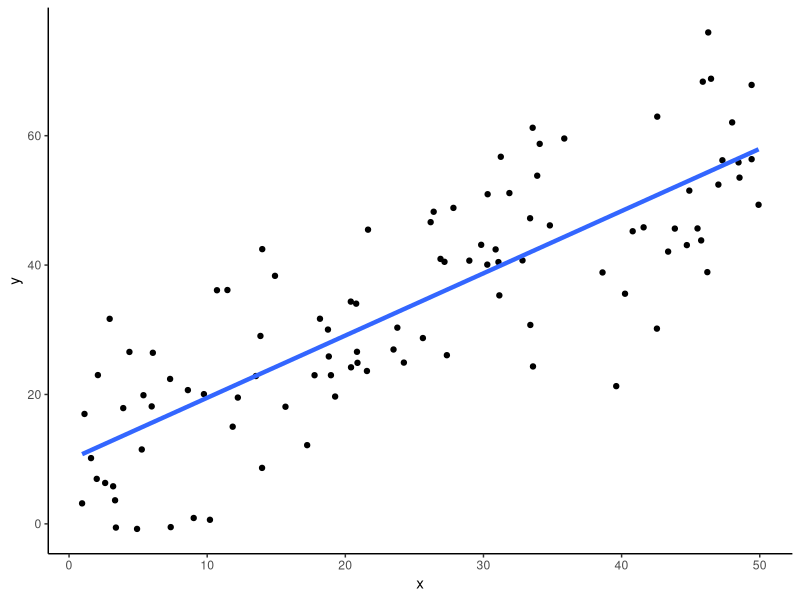

Here is the R script that generated this plot:
## ---- chunk 1
library(tidyverse)

set.seed(8931)
data <- tibble(
  x=runif(100, 0, 50),
  y=rnorm(100, x + 10, 10)
)

data %>%
  ggplot(aes(x=x, y=y)) +
  geom_point() +
  geom_smooth(method="lm", fill=NA, lwd=1.5, fullrange=TRUE)+
  theme_classic()
## ---- chunk 2
lm(y ~ x, data) -> lm_res
coef(lm_res) # lm_res$coefficients
summary(lm_res)$r.squared
## ---- chunk 3
mx <- mean(data$x)
sxx <- var(data$x) * (length(data$x) - 1)
my <- mean(data$y)
syy <- var(data$y) * (length(data$y) - 1)
sxy <- cov(data$x, data$y) * (length(data$x) - 1)
# b1
b1 <- sxy / sxx
b1
# b0
my - b1 * mx
# R^2
(sxy)^2 / (sxx * syy)
## ---- chunk 4
X <- matrix(c(rep(1, nrow(data)), data$x - mx), ncol = 2)
y <- data$y
b <- solve(t(X) %*% X) %*% t(X) %*% y
# a0, b1
b
# b0
b[1] - b[2] * mx
